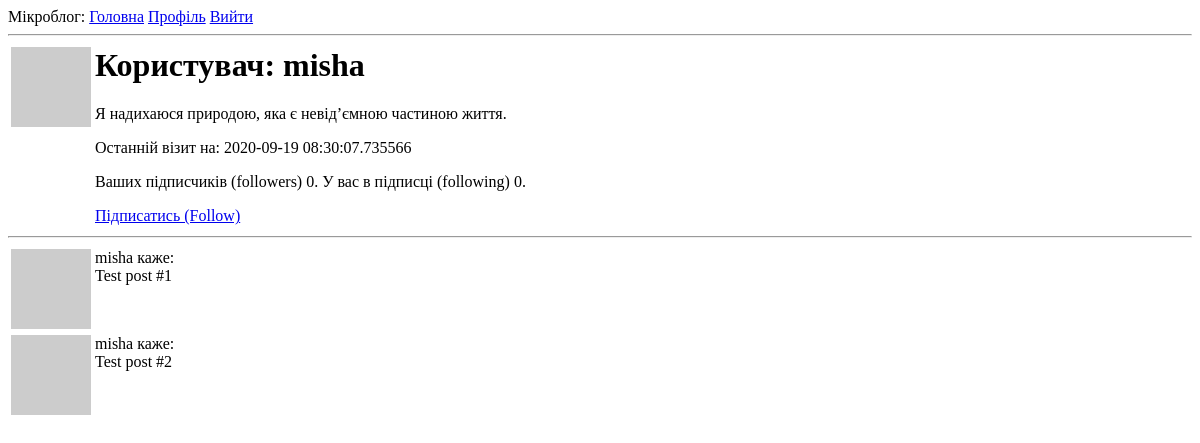
Page /user/misha (signed in) on the earlier database version.
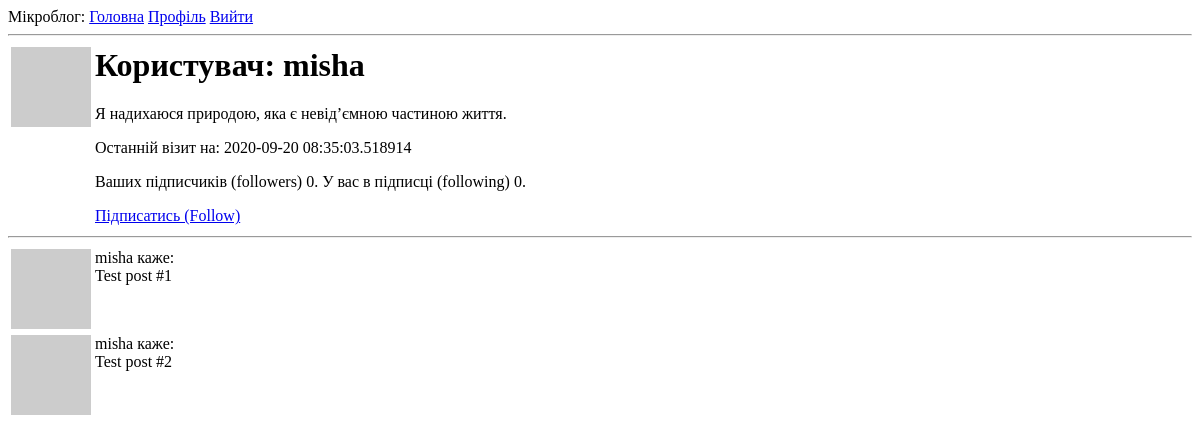
Same page on the later database version.
### app/models.py (models this page shows, shortened)
class User(UserMixin, db.Model):
    id = db.Column(db.Integer, primary_key=True)
    username = db.Column(db.String(64), index=True, unique=True)
    email = db.Column(db.String(120), index=True, unique=True)
    password_hash = db.Column(db.String(128))
    posts = db.relationship('Post', backref='author', lazy='dynamic')
    about_me = db.Column(db.String(140))
    last_seen = db.Column(db.DateTime, default=datetime.utcnow)
    followed = db.relationship(
        'User', secondary=followers,
        primaryjoin=(followers.c.follower_id == id),
        secondaryjoin=(followers.c.followed_id == id),
        backref=db.backref('followers', lazy='dynamic'), lazy='dynamic')
    def avatar(self, size):
        digest = md5(self.email.lower().encode('utf-8')).hexdigest()
        return 'https://www.gravatar.com/avatar/{}?d=identicon&s={}'.format(
            digest, size)
    def is_following(self, user):
        return self.followed.filter(followers.c.followed_id == user.id).count() > 0

### app/routes.py (the view)
@app.route('/user/<username>')
@login_required
def user(username):
    user = User.query.filter_by(username=username).first_or_404()
    posts = [
        {'author': user, 'body': 'Test post #1'},
        {'author': user, 'body': 'Test post #2'}
    ]
    return render_template('user.html', user=user, posts=posts)

### app/models.py (called while the page is built)
@login.user_loader
def load_user(id):
    return User.query.get(int(id))

### app/routes.py (called while the page is built)
@app.before_request
def before_request():
    if current_user.is_authenticated:
        current_user.last_seen = datetime.utcnow()
        db.session.commit()

### app/templates/user.html
{% extends "base.html" %}
{% block content %}
<table>
	<tr valign="top">
		<td><img src="{{ user.avatar(128) }}"></td>
		<td>
			<h1>Користувач: {{ user.username }}</h1>
			{% if user.about_me %}<p>{{ user.about_me }}</p>{% endif %}
			{% if user.last_seen %}<p>Останній візит на: {{ user.last_seen }}</p>{%endif %}
			<p>Ваших підписчиків (followers) {{ user.followers.count() }}. У вас в підписці (following)
				{{ user.followed.count() }}.</p>
			{% if user == current_user %}
			<p><a href="{{ url_for('edit_profile') }}">Редагувати свій профіль</a></p>
			{% elif not current_user.is_following(user) %}
			<a href="{{ url_for('follow', username=user.username) }}">Підписатись (Follow)</a></>
			{% else %}
			<p><a href="{{ url_for('unfollow', username=user.username) }}">Відписатись (Unfollow)</a></p>
			{% endif %}
		</td>
	</tr>
</table>
<hr>
{% for post in posts %}
{% include '_post.html' %}
{% endfor %}
{% endblock %}

### app/templates/base.html (shortened to what this page needs)
<html>
<head>
</head>
<div>
	Мікроблог:
	<a href="{{ url_for('index') }}">Головна</a>
	{% if current_user.is_anonymous %}
	<a href="{{ url_for('login') }}">Увійти</a>
	{% else %}
	<a href="{{ url_for('user', username=current_user.username) }}">Профіль</a>
	<a href="{{ url_for('logout') }}">Вийти</a>
	{% endif %}
</div>
<hr>
{% block content %}{% endblock %}
</html>

### app/templates/_post.html
<table>
	<tr valign="top">
		<td><img src="{{ post.author.avatar(36) }}"></td>
		<td>{{ post.author.username }} каже:<br>{{ post.body }}</td>
	</tr>
</table>

Differences in the rows shown:
changed User "misha": last_seen "2020-09-19 08:30:07.735566" → "2020-09-20 08:35:03.518914"
